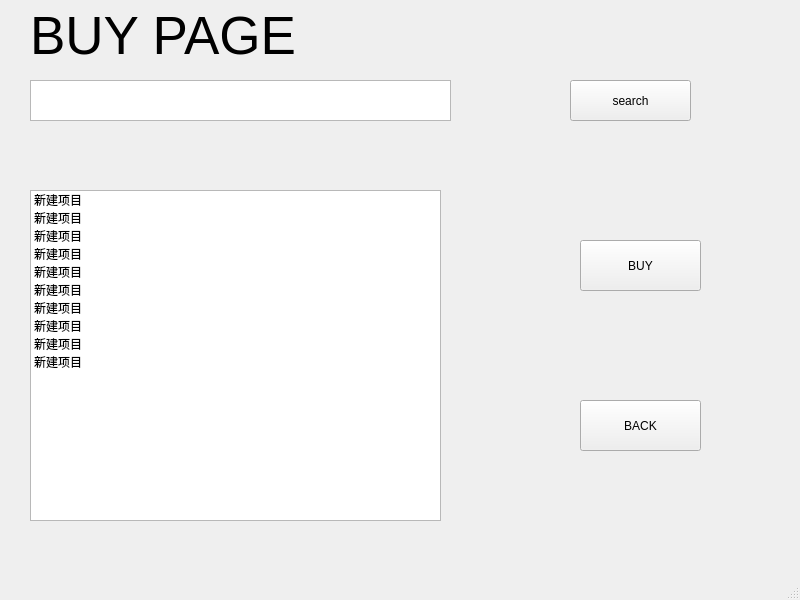
<?xml version="1.0" encoding="UTF-8"?>
<ui version="4.0">
 <class>MainWindow</class>
 <widget class="QMainWindow" name="MainWindow">
  <property name="geometry">
   <rect>
    <x>0</x>
    <y>0</y>
    <width>800</width>
    <height>600</height>
   </rect>
  </property>
  <property name="windowTitle">
   <string>MainWindow</string>
  </property>
  <widget class="QWidget" name="centralwidget">
   <widget class="QLabel" name="label">
    <property name="geometry">
     <rect>
      <x>30</x>
      <y>10</y>
      <width>321</width>
      <height>51</height>
     </rect>
    </property>
    <property name="font">
     <font>
      <pointsize>40</pointsize>
     </font>
    </property>
    <property name="text">
     <string>BUY PAGE</string>
    </property>
   </widget>
   <widget class="QTextEdit" name="search">
    <property name="geometry">
     <rect>
      <x>30</x>
      <y>80</y>
      <width>421</width>
      <height>41</height>
     </rect>
    </property>
   </widget>
   <widget class="QPushButton" name="search_Button">
    <property name="geometry">
     <rect>
      <x>570</x>
      <y>80</y>
      <width>121</width>
      <height>41</height>
     </rect>
    </property>
    <property name="text">
     <string>search</string>
    </property>
   </widget>
   <widget class="QListWidget" name="listWidget">
    <property name="geometry">
     <rect>
      <x>30</x>
      <y>190</y>
      <width>411</width>
      <height>331</height>
     </rect>
    </property>
    <item>
     <property name="text">
      <string>新建项目</string>
     </property>
    </item>
    <item>
     <property name="text">
      <string>新建项目</string>
     </property>
    </item>
    <item>
     <property name="text">
      <string>新建项目</string>
     </property>
    </item>
    <item>
     <property name="text">
      <string>新建项目</string>
     </property>
    </item>
    <item>
     <property name="text">
      <string>新建项目</string>
     </property>
    </item>
    <item>
     <property name="text">
      <string>新建项目</string>
     </property>
    </item>
    <item>
     <property name="text">
      <string>新建项目</string>
     </property>
    </item>
    <item>
     <property name="text">
      <string>新建项目</string>
     </property>
    </item>
    <item>
     <property name="text">
      <string>新建项目</string>
     </property>
    </item>
    <item>
     <property name="text">
      <string>新建项目</string>
     </property>
    </item>
   </widget>
   <widget class="QPushButton" name="buy_Button">
    <property name="geometry">
     <rect>
      <x>580</x>
      <y>240</y>
      <width>121</width>
      <height>51</height>
     </rect>
    </property>
    <property name="text">
     <string>BUY</string>
    </property>
   </widget>
   <widget class="QPushButton" name="back_Button">
    <property name="geometry">
     <rect>
      <x>580</x>
      <y>400</y>
      <width>121</width>
      <height>51</height>
     </rect>
    </property>
    <property name="text">
     <string>BACK</string>
    </property>
   </widget>
  </widget>
  <widget class="QMenuBar" name="menubar">
   <property name="geometry">
    <rect>
     <x>0</x>
     <y>0</y>
     <width>800</width>
     <height>21</height>
    </rect>
   </property>
  </widget>
  <widget class="QStatusBar" name="statusbar"/>
 </widget>
 <resources/>
 <connections/>
</ui>
